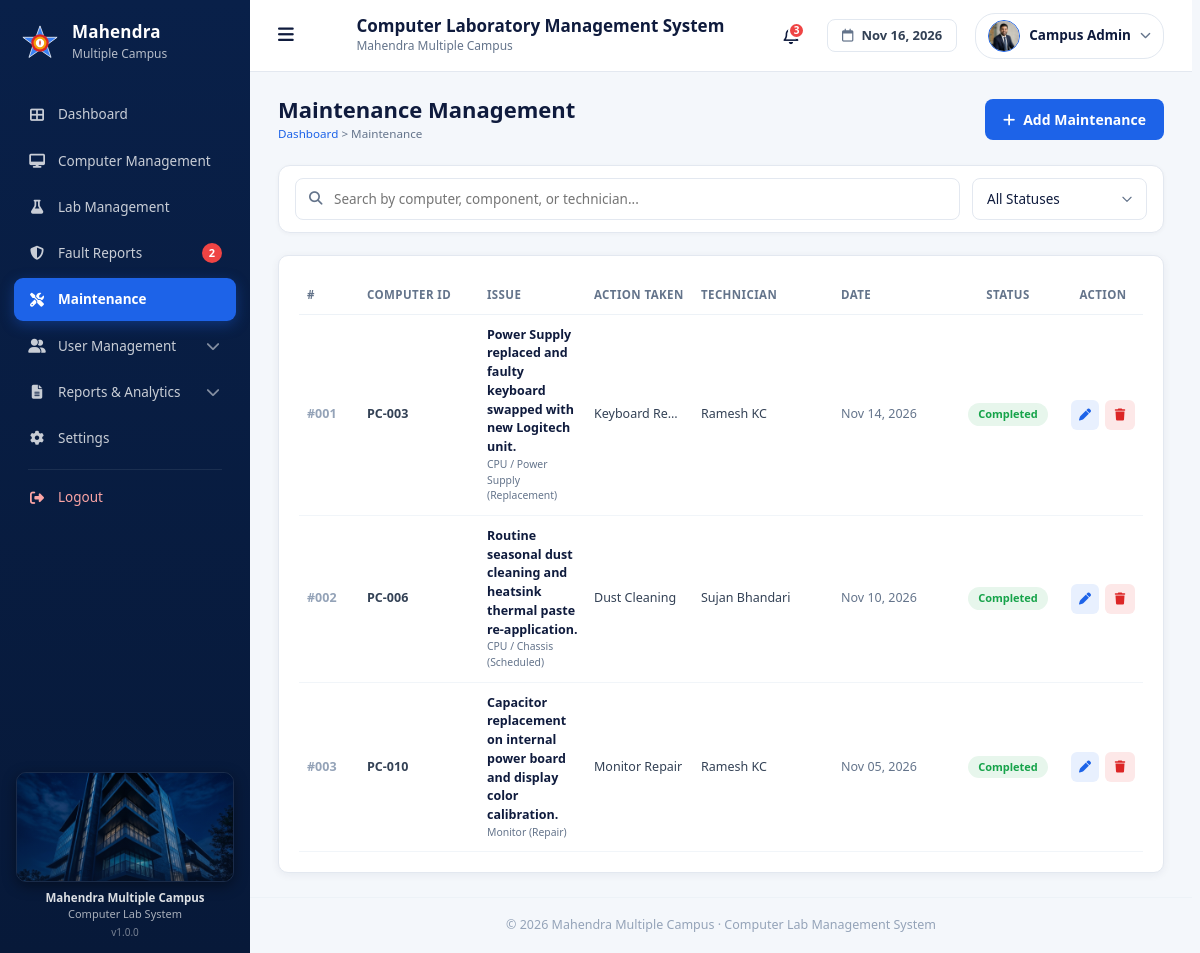
The page /admin/maintenance.php (signed in) on the database its author committed.
### tables this page shows
CREATE TABLE `maintenance_records` (
  `id` int(11) NOT NULL,
  `computer_id` int(11) NOT NULL,
  `fault_report_id` int(11) DEFAULT NULL,
  `technician_id` int(11) DEFAULT NULL,
  `component` varchar(100) NOT NULL,
  `maintenance_type` enum('repair','replacement','inspection','scheduled') NOT NULL DEFAULT 'repair',
  `problem_description` text NOT NULL,
  `repair_description` text DEFAULT NULL,
  `repair_cost` decimal(10,2) NOT NULL DEFAULT 0.00,
  `maintenance_date` date NOT NULL,
  `status` enum('pending','in_progress','completed') NOT NULL DEFAULT 'pending',
  `remarks` text DEFAULT NULL,
  `created_at` timestamp NOT NULL DEFAULT current_timestamp(),
  `updated_at` timestamp NOT NULL DEFAULT current_timestamp() ON UPDATE current_timestamp()
);

CREATE TABLE `computers` (
  `id` int(11) NOT NULL,
  `lab_id` int(11) NOT NULL,
  `computer_code` varchar(30) NOT NULL,
  `computer_name` varchar(100) DEFAULT NULL,
  `processor` varchar(100) DEFAULT NULL,
  `ram` varchar(50) DEFAULT NULL,
  `storage` varchar(50) DEFAULT NULL,
  `ip_address` varchar(45) DEFAULT NULL,
  `operating_system` varchar(100) DEFAULT NULL,
  `monitor` varchar(100) DEFAULT NULL,
  `keyboard` varchar(100) DEFAULT NULL,
  `mouse` varchar(100) DEFAULT NULL,
  `purchase_date` date DEFAULT NULL,
  `status` enum('available','in_use','under_maintenance','out_of_service') NOT NULL DEFAULT 'available',
  `specifications` text DEFAULT NULL,
  `remarks` text DEFAULT NULL,
  `created_at` timestamp NOT NULL DEFAULT current_timestamp(),
  `updated_at` timestamp NOT NULL DEFAULT current_timestamp() ON UPDATE current_timestamp()
);

CREATE TABLE `users` (
  `id` int(11) NOT NULL,
  `name` varchar(100) NOT NULL,
  `email` varchar(150) NOT NULL,
  `roll_number` varchar(50) DEFAULT NULL,
  `password` varchar(255) NOT NULL,
  `program` varchar(50) DEFAULT NULL,
  `semester` varchar(50) DEFAULT NULL,
  `role` enum('student','lab_assistant','admin') NOT NULL DEFAULT 'student',
  `profile_image` varchar(255) DEFAULT NULL,
  `status` enum('active','inactive') NOT NULL DEFAULT 'active',
  `created_at` timestamp NOT NULL DEFAULT current_timestamp(),
  `updated_at` timestamp NOT NULL DEFAULT current_timestamp() ON UPDATE current_timestamp()
);

### admin/maintenance.php (the view, shortened to what this page needs)
<?php
$statusLabels = [
    'pending'     => 'Pending',
    'in_progress' => 'In Progress',
    'completed'   => 'Completed',
];
require_once __DIR__ . '/includes/header.php';
$search       = trim($_GET['search'] ?? '');
$page         = max(1, (int) ($_GET['page'] ?? 1));
$perPage      = 10;
$where  = " WHERE 1 = 1";
$params = [];
$typesStr = "";
$records    = [];
try {
    $cStmt = $conn->prepare(
        "SELECT COUNT(*) FROM maintenance_records m
         JOIN computers c ON c.id = m.computer_id
         LEFT JOIN users t ON t.id = m.technician_id" . $where
    );
    $cStmt->execute();
    $totalCount = $cStmt->get_result()->fetch_row()[0];
    $totalPages = max(1, (int) ceil($totalCount / $perPage));
    $page       = min($page, $totalPages);
    $offset     = ($page - 1) * $perPage;
    $stmt = $conn->prepare(
        "SELECT m.*, c.computer_code, t.name AS technician_name
         FROM maintenance_records m
         JOIN computers c ON c.id = m.computer_id
         LEFT JOIN users t ON t.id = m.technician_id" . $where . "
         ORDER BY m.maintenance_date DESC, m.id DESC
         LIMIT ? OFFSET ?"
    );
    $stmt->bind_param($typesStr . "ii", ...array_merge($params, [$perPage, $offset]));
    $stmt->execute();
    $records = $stmt->get_result()->fetch_all(MYSQLI_ASSOC);
} catch (mysqli_sql_exception $e) {
    $message = 'Error loading maintenance records: ' . $e->getMessage();
    $type    = 'danger';
}
?>
<div class="computers-head">
    <div>
        <h2>Maintenance Management</h2>
        <small><a href="index.php">Dashboard</a> &gt; Maintenance</small>
    </div>
    <button type="button" class="btn" id="addMaintBtn"><i class="fa-solid fa-plus"></i> Add Maintenance</button>
</div>
<form method="get" class="computers-filters" style="grid-template-columns: 1fr 200px;">
    <div class="computers-search">
        <input type="text" name="search" class="form-control" placeholder="Search by computer, component, or technician..."
               value="<?= htmlspecialchars($search) ?>">
    </div>
    <select name="status" class="form-control" onchange="this.form.submit()">
        <option value="">All Statuses</option>
    </select>
</form>
<div class="card">
    <div class="table-wrap">
        <table class="dashboard-table">
            <thead>
                <tr>
                    <th style="width: 60px;">#</th>
                    <th style="width: 120px;">Computer ID</th>
                    <th>Issue</th>
                    <th>Action Taken</th>
                    <th style="width: 140px;">Technician</th>
                    <th style="width: 120px;">Date</th>
                    <th style="width: 110px; text-align: center;">Status</th>
                    <th style="width: 80px; text-align: center;">Action</th>
                </tr>
            </thead>
            <tbody>
                <?php foreach ($records as $idx => $r): ?>
                    <?php
                    $sColor = match($r['status']) {
                        'pending'     => 'warning',
                        'in_progress' => 'purple',
                        'completed'   => 'success',
                        default       => 'primary'
                    };
                    $descText = !empty($r['repair_description']) ? $r['repair_description'] : 'Under maintenance inspection';
                    ?>
                    <tr>
                        <td style="color: #94a3b8; font-weight: 600;">#<?= str_pad($offset + $idx + 1, 3, '0', STR_PAD_LEFT) ?></td>
                        <td><strong><?= htmlspecialchars($r['computer_code']) ?></strong></td>
                        <td>
                            <strong style="color: #0f1b3d;"><?= htmlspecialchars($r['problem_description']) ?></strong>
                            <small style="display: block; color: #64748b;"><?= htmlspecialchars($r['component']) ?> (<?= ucfirst($r['maintenance_type']) ?>)</small>
                        </td>
                        <td>
                            <span class="truncate-cell" title="<?= htmlspecialchars($descText) ?>">
                                <?= htmlspecialchars($descText) ?>
                            </span>
                        </td>
                        <td>
                            <?= htmlspecialchars($r['technician_name'] ?? 'Technician') ?>
                        </td>
                        <td style="font-size: 12.5px; color: #64748b;"><?= date('M d, Y', strtotime($r['maintenance_date'])) ?></td>
                        <td style="text-align: center;">
                            <span class="badge badge-<?= $sColor ?>"><?= $statusLabels[$r['status']] ?? ucfirst($r['status']) ?></span>
                        </td>
                        <td style="text-align: center;">
                            <div class="labs-tools" style="justify-content: center;">
                                <button type="button" class="labs-tool edit-maint-btn" title="Edit"
                                        data-maint="<?= htmlspecialchars(json_encode($r), ENT_QUOTES) ?>">
                                    <i class="fa-solid fa-pen"></i>
                                </button>
                                <form action="maintenance.php" method="post" onsubmit="return confirm('Delete this maintenance record?');">
                                    <button type="submit" class="labs-tool labs-tool-danger" title="Delete">
                                        <i class="fa-solid fa-trash"></i>
                                    </button>
                                </form>
                            </div>
                        </td>
                    </tr>
                <?php endforeach; ?>
            </tbody>
        </table>
    </div>
</div>
<?php require_once __DIR__ . '/includes/footer.php'; ?>

### admin/assets/css/admin-root.css (style rules this page uses)
:root { --primary: #1d63e8; --primary-dark: #0b2a5b; --primary-soft: #e8f0fe; --purple: #6d4aff; --purple-soft: #efe9fd; --bg: #f4f7fb; --white: #ffffff; --text: #0f1b3d; --muted: #64748b; --border: #e3e8f0; --success: #16a34a; --success-soft: #e7f6ec; --warning: #d97706; --warning-soft: #fff3dc; --danger: #dc2626; --danger-soft: #fde8e8; --radius: 10px; --shadow: 0 2px 8px rgba(15, 27, 61, 0.06); --sidebar-width: 260px; --sidebar-bg: #0e3489; --sidebar-bg-end: #0b2a5b; --sidebar-text: rgba(255, 255, 255, 0.85); --sidebar-hover: rgba(255, 255, 255, 0.08); --header-height: 72px; }
* { box-sizing: border-box; margin: 0; padding: 0; }
html { overflow-y: scroll; scrollbar-gutter: stable; }
body { font-family: 'Segoe UI', Arial, sans-serif; background: var(--bg); color: var(--text); font-size: 14px; line-height: 1.5; }
a { color: inherit; text-decoration: none; }
small { color: var(--muted); }
.card { background: var(--white); border: 1px solid var(--border); border-radius: var(--radius); padding: 20px; box-shadow: var(--shadow); }
.btn { display: inline-flex; align-items: center; gap: 8px; padding: 10px 18px; border: 0; border-radius: 8px; font: inherit; font-weight: 600; cursor: pointer; background: var(--primary); color: var(--white); }
.badge { display: inline-block; padding: 4px 10px; border-radius: 20px; font-size: 12px; font-weight: 600; white-space: nowrap; }
.form-control { width: 100%; padding: 10px 12px; border: 1px solid var(--border); border-radius: 8px; font: inherit; background: var(--white); color: var(--text); }
.table-wrap { overflow-x: auto; }
table { width: 100%; border-collapse: collapse; }
th, td { padding: 11px 10px; text-align: left; border-bottom: 1px solid var(--border); vertical-align: middle; }
th { font-size: 12px; text-transform: uppercase; color: var(--muted); letter-spacing: 0.4px; }

### admin/assets/css/admin-style.css (style rules this page uses)
.dashboard-table { width: 100%; border-collapse: collapse; font-size: 13px; table-layout: fixed; }
.dashboard-table th { text-align: left; padding: 10px 8px; font-size: 11.5px; font-weight: 600; color: #64748b; border-bottom: 1px solid #edf2f7; white-space: nowrap; }
.dashboard-table td { padding: 11px 8px; border-bottom: 1px solid #f1f5f9; color: #334155; font-size: 12.5px; vertical-align: middle; }
.truncate-cell { display: block; max-width: 100%; white-space: nowrap; overflow: hidden; text-overflow: ellipsis; }
.badge { display: inline-block; padding: 3px 10px; border-radius: 20px; font-size: 11px; font-weight: 600; white-space: nowrap; }
.badge-success { background: #e7f6ec; color: #16a34a; }
.computers-head, .labs-head, .admin-page-header { display: flex; justify-content: space-between; align-items: center; margin-bottom: 22px; }
.computers-head h2, .labs-head h2, .admin-page-header h2 { font-size: 22px; font-weight: 700; color: #0f1b3d; line-height: 1.2; }
.computers-head small a, .labs-head small a, .admin-page-header small a { color: #1d63e8; text-decoration: none; font-weight: 500; }
.computers-filters, .admin-filters { display: flex; align-items: center; flex-wrap: wrap; gap: 12px; background: #ffffff; border: 1px solid #e3e8f0; border-radius: 12px; padding: 12px 16px; margin-bottom: 22px; box-shadow: 0 1px 4px rgba(15, 27, 61, 0.04); }
.computers-filters .computers-search, .admin-filters .admin-search-wrap { flex: 1 1 240px; position: relative; min-width: 200px; }
.computers-filters .form-control, .admin-filters .form-control { height: 42px; padding: 8px 14px; border: 1px solid #e3e8f0; border-radius: 8px; font-size: 13.5px; background: #ffffff; color: #0f1b3d; box-sizing: border-box; transition: all 0.18s ease; }
.computers-filters .computers-search .form-control, .admin-filters .admin-search-wrap .form-control { padding-left: 38px; width: 100%; }
.computers-filters select.form-control, .admin-filters select.form-control { width: 175px; flex: 0 0 auto; cursor: pointer; background-color: #ffffff; background-repeat: no-repeat; background-position: right 12px center; background-size: 14px 14px; padding-right: 36px; -webkit-appearance: none; -moz-appearance: none; appearance: none; }
.labs-tools, .computers-tools { display: flex; gap: 6px; }
.labs-tool, .computers-tool { width: 30px; height: 30px; display: flex; align-items: center; justify-content: center; border: 0; border-radius: 6px; background: #e8f0fe; color: #1d63e8; font-size: 12px; cursor: pointer; transition: all 0.2s ease; }
.labs-tool-danger, .computers-tool-danger { background: #fde8e8; color: #dc2626; }

### rows shown on the page
maintenance_records: idx "001", computer.computer_code "PC-003", problem_description "Power Supply replaced and faulty keyboard swapped with new Logitech unit.", component "CPU / Power Supply", maintenance_type "Replacement", repair_description "Keyboard Re…", technician.name "Ramesh KC", maintenance_date "Nov 14, 2026", status "Completed"
maintenance_records: idx "002", computer.computer_code "PC-006", problem_description "Routine seasonal dust cleaning and heatsink thermal paste re-application.", component "CPU / Chassis", maintenance_type "Scheduled", repair_description "Dust Cleaning", technician.name "Sujan Bhandari", maintenance_date "Nov 10, 2026", status "Completed"
maintenance_records: idx "003", computer.computer_code "PC-010", problem_description "Capacitor replacement on internal power board and display color calibration.", component "Monitor", maintenance_type "Repair", repair_description "Monitor Repair", technician.name "Ramesh KC", maintenance_date "Nov 05, 2026", status "Completed"

### other values the page prints
$item[2] "Dashboard"
$item[2] "Computer Management"
$item[2] "Lab Management"
$item[2] "Fault Reports"
$pendingReports "2"
$item[2] "Maintenance"
$item[2] "User Management"
$item[2] "Reports & Analytics"
$item[2] "Settings"
$unreadNotes "3"
$adminName "Campus Admin"
